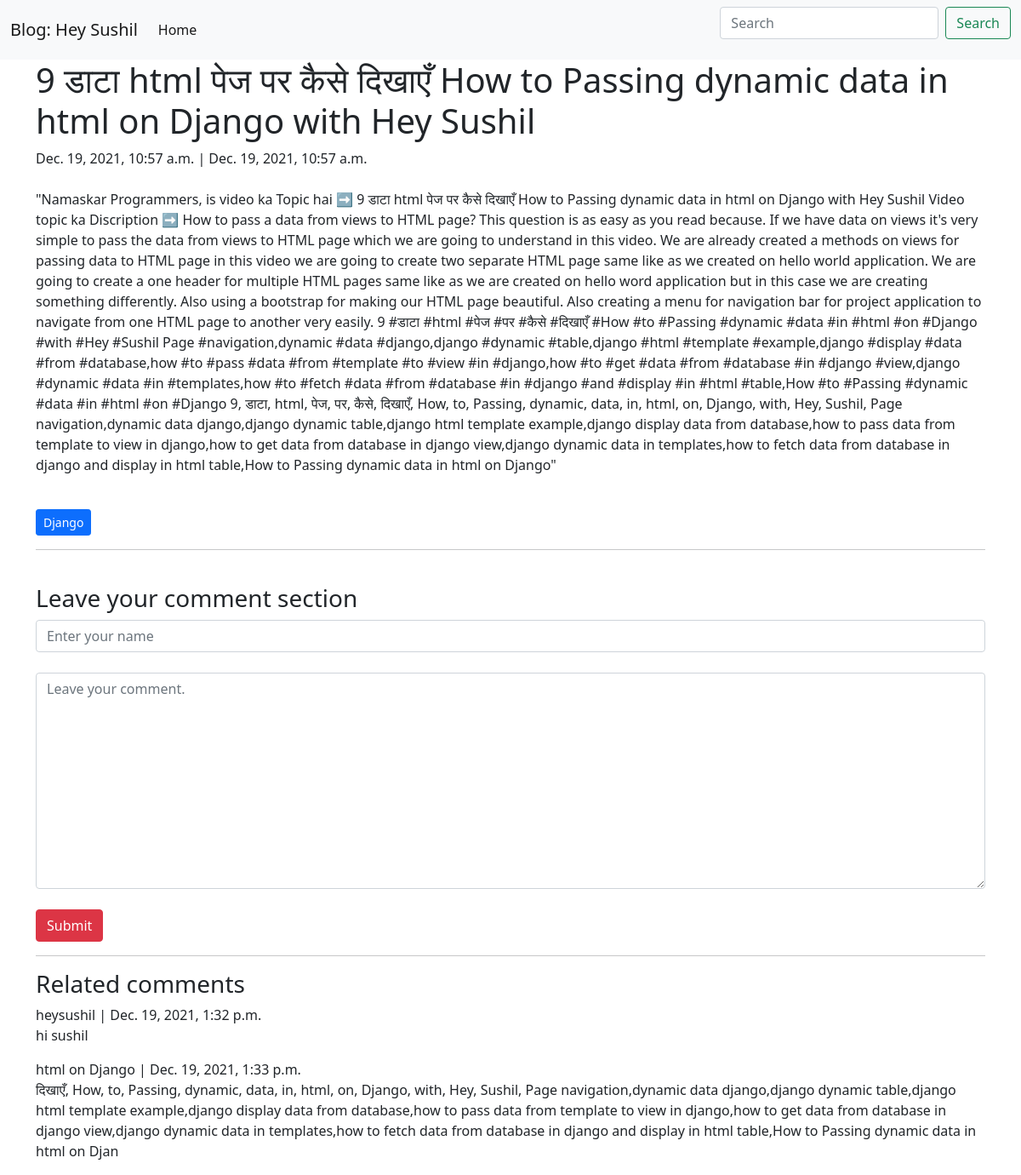
Before: /blog/1/ with the older database file.
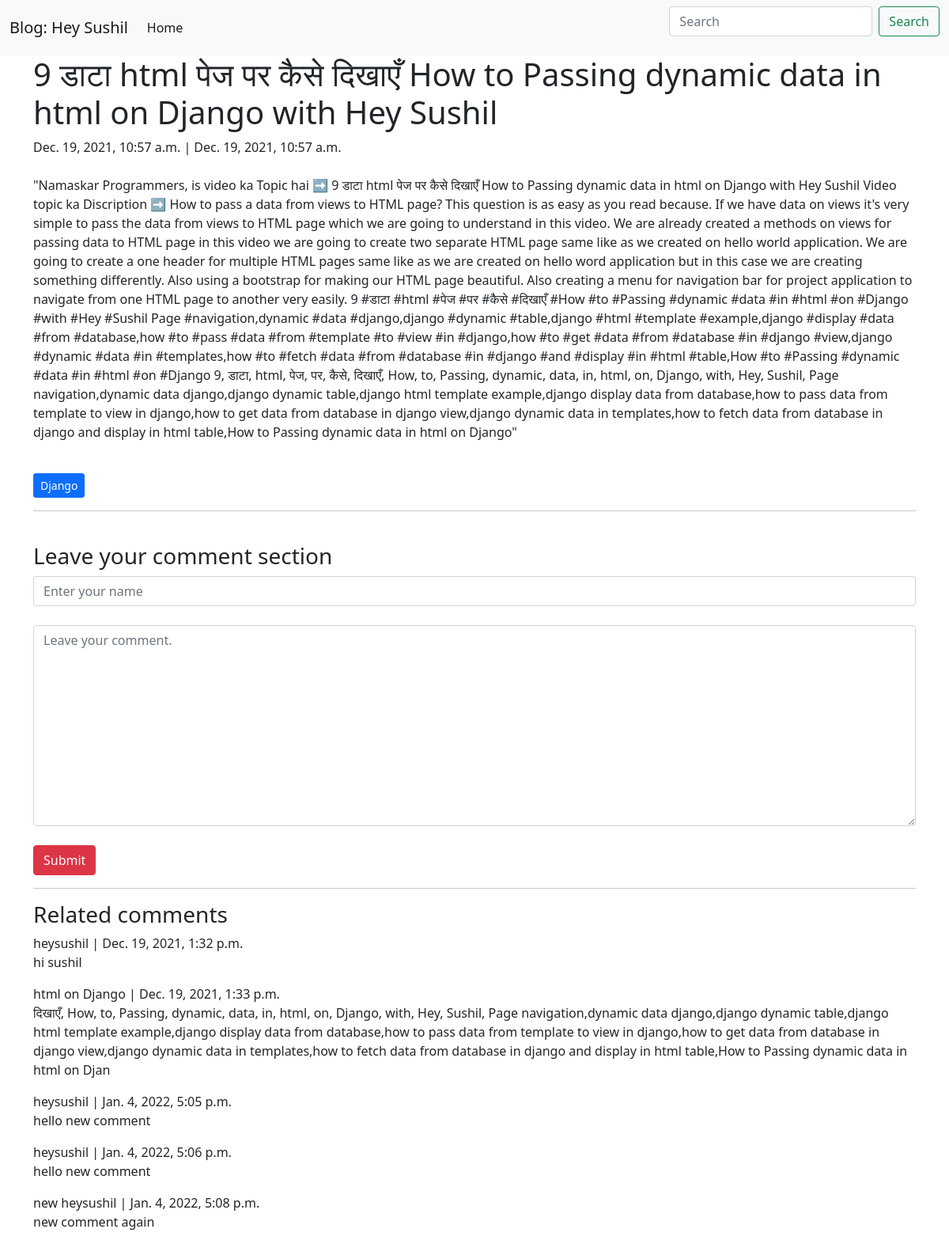
After: the same page with the newer database file.
### blog/models.py (models this page shows)
class Category(models.Model):
    name = models.CharField(max_length=50)

class Comment(models.Model):
    author = models.CharField(max_length=100)
    body = models.TextField()
    created_on = models.DateTimeField(auto_now_add=True)
    post = models.ForeignKey('Post', on_delete=models.CASCADE)

### blog/views.py (the view, shortened to what this page needs)
# urls.py: path("<int:pk>/", views.blog_detail, name="blog_detial"),
def blog_detail(request, pk):
    post = Post.objects.get(pk=pk)
    form = CommentForm()
    comments = Comment.objects.filter(post=post)
    context = {
        "data":post,
        "comments":comments,
        "form":form,
        }
    return render(request, 'blog_detail.html', context)

### blog/forms.py
class CommentForm(forms.Form):
    author = forms.CharField(
        max_length=100,
        widget=forms.TextInput(
            attrs={
                "class":"form-control",
                "placeholder":"Enter your name"
            }
        )
    )
    body = forms.CharField(widget=forms.Textarea(
        attrs={
            "class":"form-control",
            "placeholder":"Leave your comment."
        }
    ))

### blog/templates/blog_detail.html (shortened to what this page needs)
{% extends 'blog_main.html' %}
{% block page_content %}
<div class="container">
    <div class="row">
        <div class="col-12 col-sm-12 col-md-12 col-lg-12">
            <h1>{{data.title}}</h1>
            {{data.created_on}} | {{data.last_modifed}}<br>
            <br>
            <p>{{data.body}}</p><br>
            {% for categroy in data.categories.all %}
            <a class="btn btn-sm btn-primary" href="{% url 'blog_category' categroy.name %}">{{categroy.name}}</a>
            {% endfor %}
            <br>
            <hr>
            <br>
            <h3>Leave your comment section</h3>
            <form action="/blog/{{data.pk}}/" method="post">
                <div>{{form.author}}</div><br>
                <div>{{form.body}}</div>
                <br>
                <button type="submit" class="btn btn-bg btn-danger">Submit</button>
            </form>
            <hr>
            <h3>Related comments</h3>
            {% for comment in comments %}
            <p>
                {{comment.author}} | {{comment.created_on}}<br>
                {{comment.body}}<br>
            </p>
            {% endfor %}
            {% endblock %}

Changed rows visible on the page:
added Comment: author "heysushil", created_on "Jan. 4, 2022, 5:05 p.m.", body "hello new comment"
added Comment: author "heysushil", created_on "Jan. 4, 2022, 5:06 p.m.", body "hello new comment"
added Comment: author "new heysushil", created_on "Jan. 4, 2022, 5:08 p.m.", body "new comment again"
